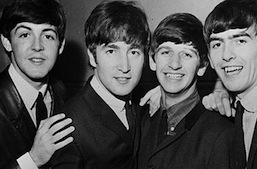
#> input picture Task/Composite_Output/base.jpg, 257 x 169 px
$ python Composite.py
#> lines starting #> are read from the running program, lines starting #| are printed output that depends on the picture
#Import all the files that we installed

from PIL import Image

def changeImageSize(maxWidth,
                    maxHeight,
                    image):

    widthRatio  = maxWidth/image.size[0]
    heightRatio = maxHeight/image.size[1]

    newWidth    = int(widthRatio*image.size[0])
    newHeight   = int(heightRatio*image.size[1])

    newImage    = image.resize((newWidth, newHeight))
    return newImage

# Take two images
image1 = Image.open("Composite_Output/base.jpg")
#> image1 is the input picture: PIL image 257x169 RGB; min 0, max 238, mean 75.7
image2 = Image.open("Composite_Output/top.jpg")
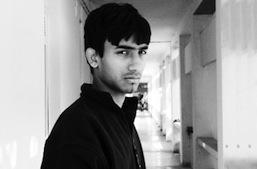
#> input picture Task/Composite_Output/top.jpg, 257 x 169 px
#> image2 is the input picture: PIL image 257x169 RGB; min 0, max 255, mean 150.8

# Make the sizes of images uniform
image3 = changeImageSize(800, 500, image1)
#> in changeImageSize, `newImage    = image.resize((newWidth, newHeight))`:
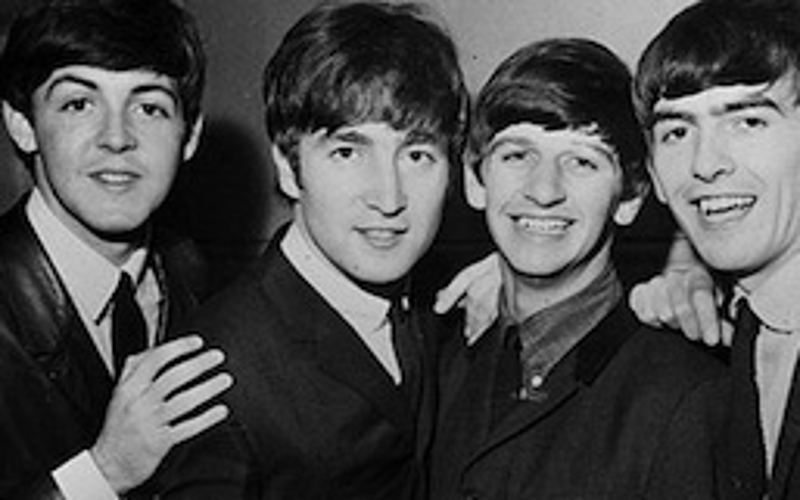
#> newImage: PIL image 800x500 RGB; min 0, max 244, mean 75.7
image4 = changeImageSize(800, 500, image2)
#> call 2 of changeImageSize, with maxWidth = 800, maxHeight = 500
#> in changeImageSize (call 2), `newImage    = image.resize((newWidth, newHeight))`:
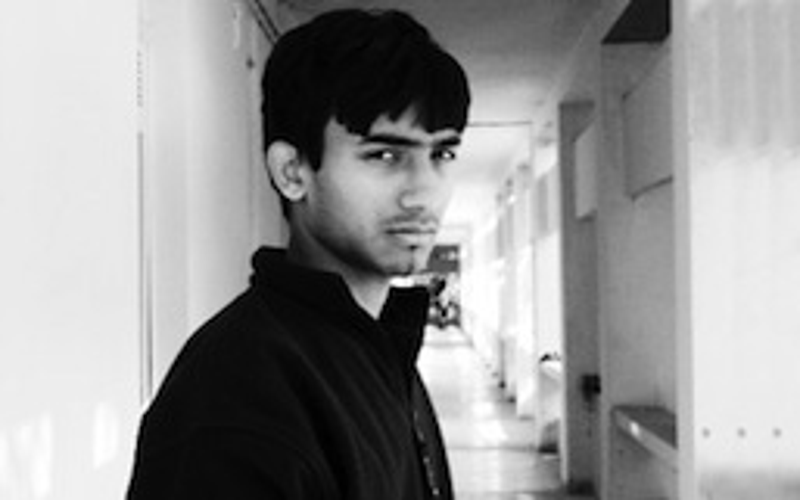
#> newImage: PIL image 800x500 RGB; min 0, max 255, mean 150.8

# Make sure the images have alpha channels
image3.putalpha(1)
image4.putalpha(1)

# Display the images
image3.show()
image4.show()

# Do an alpha composite of image4 over image3
alphaComposited = Image.alpha_composite(image3, image4)

# Display the alpha composited image
alphaComposited.show()
